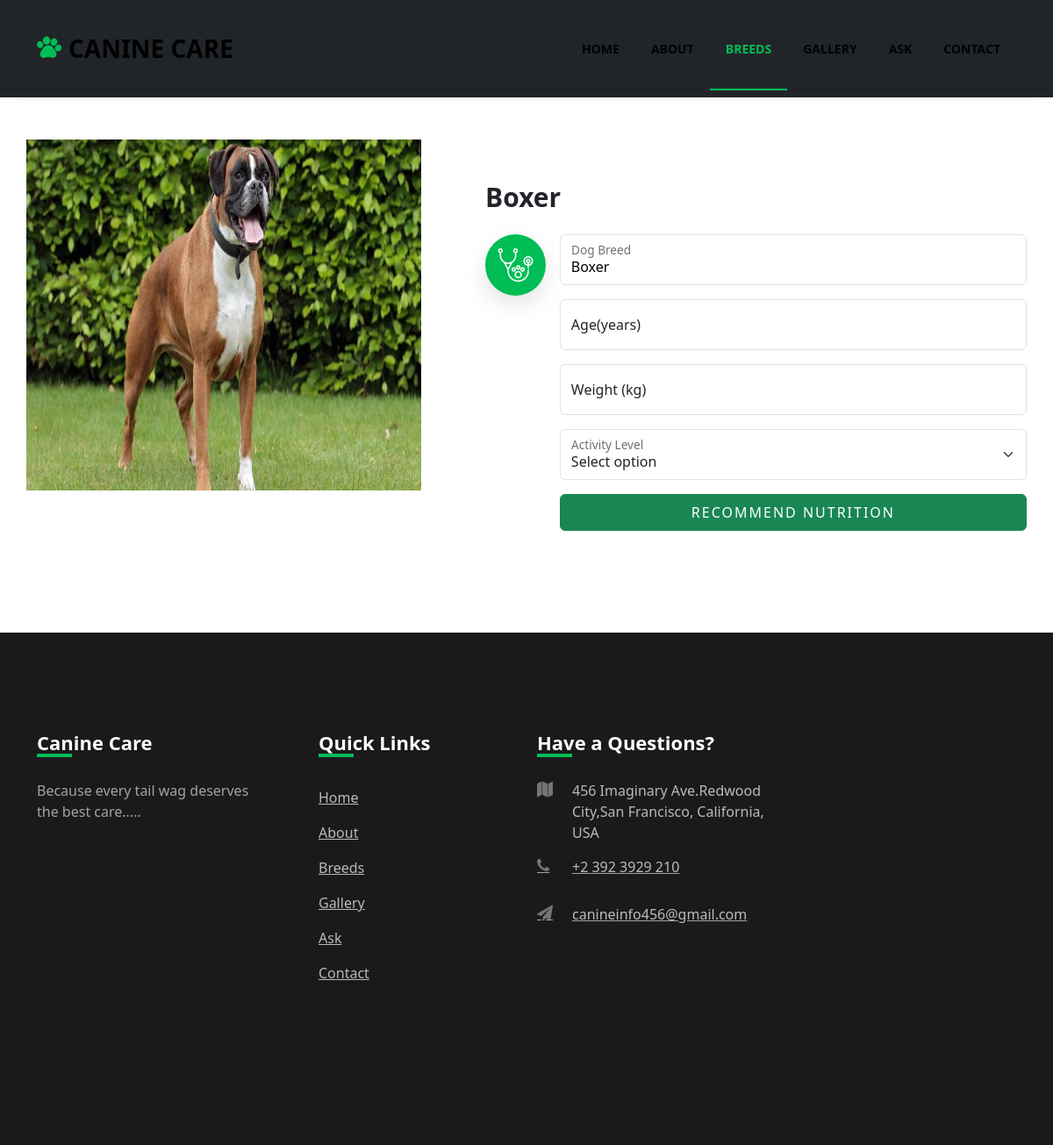
Page /get_nutri/3/ on the committed database.
### adminside/models.py (models this page shows)
class Breeddb(models.Model):
    Breed_name =models.CharField(max_length=100,null=True,blank=True)
    Alpha_name =models.CharField(max_length=100,null=True,blank=True)
    Description =models.CharField(max_length=3000,null=True,blank=True)
    Health =models.CharField(max_length=3000,null=True,blank=True)
    Training =models.CharField(max_length=3000,null=True,blank=True)
    Exercise =models.CharField(max_length=3000,null=True,blank=True)
    breed_image =models.ImageField(upload_to="Breed images",null=True,blank=True)

### dog/views.py (the view)
# urls.py: path('get_nutri/<int:b_id>/',views.get_nutri,name="get_nutri"),
def get_nutri(request,b_id):
    data = Breeddb.objects.get(id=b_id)
    if request.method == 'POST':
        model_filename = "dog/static/datafolders/random_forest_model.joblib"
        encoder_filename = "dog/static/datafolders/encoder.joblib"
        model = joblib.load(model_filename)
        encoder = joblib.load(encoder_filename)
        breed = request.POST.get('breed').lower().strip()
        age = float(request.POST.get('age'))
        weight = float(request.POST.get('weight'))
        activity_level = request.POST.get('activity_level')
        user_data = pd.DataFrame({
            'Dog Breed': [breed],
            'Age': [age],
            'Weight (kg)': [weight],
            'Activity Level': [activity_level]
        })
        categorical_cols = ['Dog Breed', 'Activity Level']
        user_data[categorical_cols] = encoder.transform(user_data[categorical_cols])
        nutrition_prediction = model.predict(user_data)
        return render(request, 'Nutrition_Result.html', {'nutrition': nutrition_prediction[0],'data':data})
    else:
        return render(request, 'Nutrition.html',{'data':data})

### dog/templates/Nutrition.html (shortened to what this page needs)
<!DOCTYPE html>
{% load static %}
<html lang="en">
<head>
    <link rel="stylesheet" href="https://stackpath.bootstrapcdn.com/font-awesome/4.7.0/css/font-awesome.min.css">
    <link rel="stylesheet" href="{% static 'index/css/animate.css' %}">
    <link rel="stylesheet" href="{% static 'index/css/owl.carousel.min.css' %}">
    <link rel="stylesheet" href="{% static 'index/css/owl.theme.default.min.css' %}">
    <link rel="stylesheet" href="{% static 'index/css/magnific-popup.css' %}">
    <link rel="stylesheet" href="{% static 'index/css/bootstrap-datepicker.css' %}">
    <link rel="stylesheet" href="{% static 'index/css/jquery.timepicker.css' %}">
    <link rel="stylesheet" href="{% static 'index/css/flaticon.css' %}">
    <link rel="stylesheet" href="{% static 'index/css/style.css' %}">
    <link href="https://cdn.jsdelivr.net/npm/bootstrap@5.3.0/dist/css/bootstrap.min.css" rel="stylesheet">
</head>
<body>
<nav class="navbar navbar-expand-lg navbar-dark ftco_navbar bg-dark ftco-navbar-light" id="ftco-navbar">
	    <div class="container">
	    	<a class="navbar-brand" href="{% url 'homepage' %}"><span class="flaticon-pawprint-1 mr-2"></span>CANINE CARE</a>
	      <div class="collapse navbar-collapse" id="ftco-nav">
	        <ul class="navbar-nav ml-auto">
	        	<li class="nav-item "><a href="{% url 'homepage' %}" class="nav-link">Home</a></li>
	        	<li class="nav-item"><a href="{% url 'about' %}" class="nav-link">About</a></li>
	        	<li class="nav-item active"><a href="{% url 'initial_select' %}" class="nav-link">Breeds</a></li>
	          <li class="nav-item"><a href="{% url 'gallery' %}" class="nav-link">Gallery</a></li>
	          <li class="nav-item"><a href="{% url 'chatbot' %}" class="nav-link">Ask</a></li>
	          <li class="nav-item"><a href="{% url 'contact' %}" class="nav-link">Contact</a></li>
	        </ul>
	      </div>
	    </div>
	  </nav>
<section class="ftco-section ftco-no-pt ftco-no-pb">
    	<div class="container">
    		<div class="row d-flex no-gutters">
    			<div class="col-md-5 d-flex">
                    <div>
                        <img src="{{data.breed_image.url}}" width="450px" height="400px" class="mt-5">
    				</div>
    			</div>
    			<div class="col-md-7 pl-md-5 py-md-5">
    				<div class="heading-section pt-md-5">
	            <h2 class="mb-4">{{data.Breed_name}}</h2>
    				</div>
    				<div class="row">
	    				<div class="col-md-12 services-2 w-100 d-flex">
	    					<div class="icon d-flex align-items-center justify-content-center"><span class="flaticon-stethoscope"></span></div>
	    					<div class="text pl-3">
	    						<form method="post">
    <div class="form-floating mb-3">
        <input type="text" class="form-control" id="breed" name="breed" value="{{ data.Breed_name }}" placeholder="Dog Breed">
        <label for="breed">Dog Breed</label>
    </div>
    <div class="form-floating mb-3">
        <input type="number" class="form-control" id="age" name="age" placeholder="Age" required min="1" max="30" onkeydown="return false">
        <label for="age">Age(years)</label>
    </div>
    <div class="form-floating mb-3">
        <input type="number" class="form-control" id="weight" name="weight" placeholder="Weight (kg)" required min="1" max="160" onkeydown="return false">
        <label for="weight">Weight (kg)</label>
    </div>
    <div class="form-floating mb-3">
        <select class="form-select" id="activity_level" name="activity_level" required>
            <option disabled selected>Select option</option>
        </select>
        <label for="activity_level">Activity Level</label>
    </div>
    <button type="submit" class="btn btn-success">Recommend Nutrition</button>
</form>
	    					</div>
	    				</div>
	    			</div>
	        </div>
        </div>
            <br><br>
    	</div>
    </section>
  <footer class="footer">
			<div class="container">
				<div class="row">
					<div class="col-md-6 col-lg-3 mb-4 mb-md-0">
						<h2 class="footer-heading">Canine Care</h2>
						<p>Because every tail wag deserves the best care.....</p>
						<ul class="ftco-footer-social p-0">
            </ul>
					</div>
					<div class="col-md-6 col-lg-3 pl-lg-5 mb-4 mb-md-0">
						<h2 class="footer-heading">Quick Links</h2>
						<ul class="list-unstyled">
              <li><a href="{% url 'homepage' %}" class="py-2 d-block">Home</a></li>
              <li><a href="{% url 'about' %}" class="py-2 d-block">About</a></li>
              <li><a href="{% url 'initial_select' %}" class="py-2 d-block">Breeds</a></li>
              <li><a href="{% url 'gallery' %}" class="py-2 d-block">Gallery</a></li>
              <li><a href="{% url 'chatbot' %}" class="py-2 d-block">Ask</a></li>
              <li><a href="{% url 'contact' %}" class="py-2 d-block">Contact</a></li>
            </ul>
					</div>
					<div class="col-md-6 col-lg-3 mb-4 mb-md-0">
						<h2 class="footer-heading">Have a Questions?</h2>
						<div class="block-23 mb-3">
              <ul>
                <li><span class="icon fa fa-map"></span><span class="text">456 Imaginary Ave.Redwood City,San Francisco, California, USA</span></li>
                <li><a href="#"><span class="icon fa fa-phone"></span><span class="text">+2 392 3929 210</span></a></li>
                <li><a href="#"><span class="icon fa fa-paper-plane"></span><span class="text">canineinfo456@gmail.com</span></a></li>
              </ul>
            </div>
					</div>
				</div>
		</footer>
</body>
</html>

### dog/templates/Nutrition.html (style rules this page uses)
.form-floating { margin-bottom: 1rem; }
.btn-success { width: 100%; padding: 0.5rem; }

### rows in the picture
Breeddb: breed_image (picture), Breed_name "Boxer", breed "Boxer"
